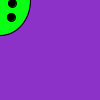
Frame 1 (no input)
Frame 60 (the mouse pressed at the canvas centre just before this capture): identical to frame 1, image omitted
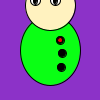
Frame 120 (the mouse held since frame 60 and released just before this capture)

The Processing sketch that drew these frames (run headless with seeded random() and noise(); from frame 60 on, the mouse is pressed at the canvas centre):

// Processing sketch: processing_21738
// ── processing_21738.pde

void setup() {
  size(100,100);

}
void draw() {
  background(140,50,200);
//cuerpo
ellipseMode(CENTER);
fill(10,255,20);
ellipse(mouseX,mouseY,60,70);
//botones
fill(0);
ellipse(mouseX+10,mouseY-10,8,8);
ellipse(mouseX+12,mouseY+3,8,8);
ellipse(mouseX+11,mouseY+17,8,8);
//cabeza
fill(255,242,191);
ellipse(mouseX,mouseY-45,50,50);
//ojos
fill(255);
ellipse(mouseX-15,mouseY-50,10,10);ellipse(mouseX+5,mouseY-50,10,10);
fill(0);
ellipse(mouseX-15,mouseY-50,4,8); ellipse(mouseX+5,mouseY-50,4,8);
fill(250,0,0);
ellipse(mouseX+10,mouseY-10,5,5);
}
